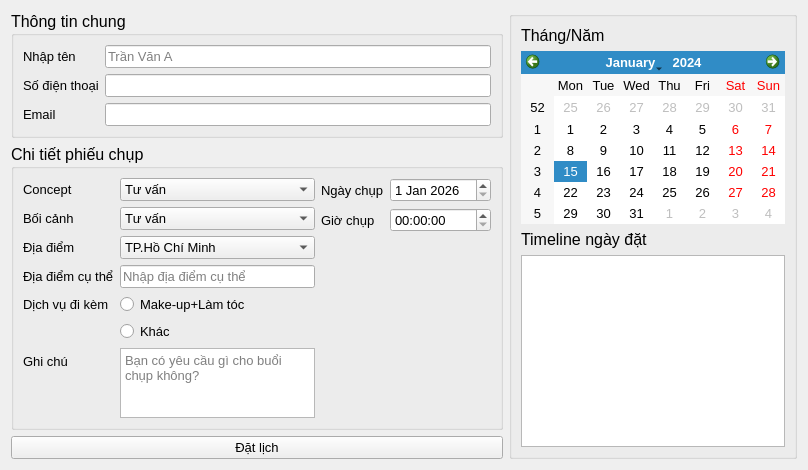
                  <widget class="QWidget" name="scrollAreaWidgetContents">
                   <property name="geometry">
                    <rect>
                     <x>0</x>
                     <y>0</y>
                     <width>628</width>
                     <height>365</height>
                    </rect>
                   </property>
                   <layout class="QHBoxLayout" name="horizontalLayout_2">
                    <item>
                     <layout class="QVBoxLayout" name="verticalLayout_4">
                      <item>
                       <widget class="QGroupBox" name="groupBox">
                        <property name="font">
                         <font>
                          <pointsize>12</pointsize>
                         </font>
                        </property>
                        <property name="title">
                         <string>Thông tin chung</string>
                        </property>
                        <layout class="QVBoxLayout" name="verticalLayout_3">
                         <item>
                          <layout class="QFormLayout" name="formLayout">
                           <item row="0" column="0">
                            <widget class="QLabel" name="labelName">
                             <property name="font">
                              <font>
                               <pointsize>10</pointsize>
                              </font>
                             </property>
                             <property name="text">
                              <string>Nhập tên</string>
                             </property>
                            </widget>
                           </item>
                           <item row="0" column="1">
                            <widget class="QLineEdit" name="lineEditName">
                             <property name="font">
                              <font>
                               <pointsize>10</pointsize>
                              </font>
                             </property>
                             <property name="placeholderText">
                              <string>Trần Văn A</string>
                             </property>
                            </widget>
                           </item>
                           <item row="1" column="0">
                            <widget class="QLabel" name="labelPhone">
                             <property name="font">
                              <font>
                               <pointsize>10</pointsize>
                              </font>
                             </property>
                             <property name="text">
                              <string>Số điện thoại</string>
                             </property>
                            </widget>
                           </item>
                           <item row="1" column="1">
                            <widget class="QLineEdit" name="lineEditPhone">
                             <property name="font">
                              <font>
                               <pointsize>10</pointsize>
                              </font>
                             </property>
                             <property name="text">
                              <string/>
                             </property>
                             <property name="maxLength">
                              <number>10</number>
                             </property>
                             <property name="cursorPosition">
                              <number>0</number>
                             </property>
                             <property name="placeholderText">
                              <string/>
                             </property>
                            </widget>
                           </item>
                           <item row="2" column="0">
                            <widget class="QLabel" name="labelEmail">
                             <property name="font">
                              <font>
                               <pointsize>10</pointsize>
                              </font>
                             </property>
                             <property name="text">
                              <string>Email</string>
                             </property>
                            </widget>
                           </item>
                           <item row="2" column="1">
                            <widget class="QLineEdit" name="lineEditEmail">
                             <property name="font">
                              <font>
                               <pointsize>10</pointsize>
                              </font>
                             </property>
                            </widget>
                           </item>
                          </layout>
                         </item>
                        </layout>
                       </widget>
                      </item>
                      <item>
                       <widget class="QGroupBox" name="groupBoxInformation_3">
                        <property name="font">
                         <font>
                          <pointsize>12</pointsize>
                         </font>
                        </property>
                        <property name="title">
                         <string>Chi tiết phiếu chụp</string>
                        </property>
                        <layout class="QGridLayout" name="gridLayout_2">
                         <item row="0" column="1">
                          <layout class="QGridLayout" name="gridLayout">
                           <item row="0" column="0">
                            <layout class="QFormLayout" name="formLayout_2">
                             <item row="1" column="0">
                              <widget class="QLabel" name="labelConcept">
                               <property name="font">
                                <font>
                                 <pointsize>10</pointsize>
                                </font>
                               </property>
                               <property name="text">
                                <string>Concept</string>
                               </property>
                              </widget>
                             </item>
                             <item row="1" column="1">
                              <widget class="QComboBox" name="comboBoxConcept">
                               <property name="font">
                                <font>
                                 <pointsize>10</pointsize>
                                </font>
                               </property>
                               <property name="currentText">
                                <string>Tư vấn</string>
                               </property>
                               <property name="frame">
                                <bool>true</bool>
                               </property>
                               <item>
                                <property name="text">
                                 <string>Tư vấn</string>
                                </property>
                               </item>
                               <item>
                                <property name="text">
                                 <string>Cá nhân</string>
                                </property>
                               </item>
                               <item>
                                <property name="text">
                                 <string>Gia đình</string>
                                </property>
                               </item>
                               <item>
                                <property name="text">
                                 <string>Cặp đôi</string>
                                </property>
                               </item>
                               <item>
                                <property name="text">
                                 <string>Sự kiện</string>
                                </property>
                               </item>
                               <item>
                                <property name="text">
                                 <string>HSSV(Kỷ yếu, Tốt nghiệp,..)</string>
                                </property>
                               </item>
                               <item>
                                <property name="text">
                                 <string>Ảnh nhóm</string>
                                </property>
                               </item>
                               <item>
                                <property name="text">
                                 <string>Ảnh thẻ</string>
                                </property>
                               </item>
                              </widget>
                             </item>
                             <item row="2" column="0">
                              <widget class="QLabel" name="labelConcept_2">
                               <property name="font">
                                <font>
                                 <pointsize>10</pointsize>
                                </font>
                               </property>
                               <property name="text">
                                <string>Bối cảnh</string>
                               </property>
                              </widget>
                             </item>
                             <item row="2" column="1">
                              <widget class="QComboBox" name="comboBoxConcept_2">
                               <property name="font">
                                <font>
                                 <pointsize>10</pointsize>
                                </font>
                               </property>
                               <property name="currentText">
                                <string>Tư vấn</string>
                               </property>
                               <property name="frame">
                                <bool>true</bool>
                               </property>
                               <item>
                                <property name="text">
                                 <string>Tư vấn</string>
                                </property>
                               </item>
                               <item>
                                <property name="text">
                                 <string>Ngoài trời</string>
                                </property>
                               </item>
                               <item>
                                <property name="text">
                                 <string>Studio</string>
                                </property>
                               </item>
                              </widget>
                             </item>
                             <item row="3" column="0">
                              <widget class="QLabel" name="labelPlace">
                               <property name="font">
                                <font>
                                 <pointsize>10</pointsize>
                                </font>
                               </property>
                               <property name="text">
                                <string>Địa điểm</string>
                               </property>
                              </widget>
                             </item>
                             <item row="3" column="1">
                              <widget class="QComboBox" name="comboBoxConceptPlace">
                               <property name="font">
                                <font>
                                 <pointsize>10</pointsize>
                                </font>
                               </property>
                               <property name="currentText">
                                <string>TP.Hồ Chí Minh</string>
                               </property>
                               <property name="frame">
                                <bool>true</bool>
                               </property>
                               <item>
                                <property name="text">
                                 <string>TP.Hồ Chí Minh</string>
                                </property>
                               </item>
                               <item>
                                <property name="text">
                                 <string>An Giang</string>
                                </property>
                               </item>
                               <item>
                                <property name="text">
                                 <string>Bắc Ninh</string>
                                </property>
                               </item>
                               <item>
                                <property name="text">
                                 <string>Cà Mau</string>
                                </property>
                               </item>
                               <item>
                                <property name="text">
                                 <string>Cao Bằng</string>
                                </property>
                               </item>
                               <item>
                                <property name="text">
                                 <string>Đắk Lắk </string>
                                </property>
                               </item>
                               <item>
                                <property name="text">
                                 <string>Điện Biên</string>
                                </property>
                               </item>
                               <item>
                                <property name="text">
                                 <string>Đồng Nai</string>
                                </property>
                               </item>
                               <item>
                                <property name="text">
                                 <string>Đồng Tháp</string>
                                </property>
                               </item>
                               <item>
                                <property name="text">
                                 <string>Gia Lai</string>
                                </property>
                               </item>
                               <item>
                                <property name="text">
                                 <string>Hà Tĩnh</string>
                                </property>
                               </item>
                               <item>
                                <property name="text">
                                 <string>Hưng Yên</string>
                                </property>
                               </item>
                               <item>
                                <property name="text">
                                 <string>Khánh Hòa</string>
                                </property>
                               </item>
                               <item>
                                <property name="text">
                                 <string>Lai Châu</string>
                                </property>
                               </item>
                               <item>
                                <property name="text">
                                 <string>Lâm Đồng</string>
                                </property>
                               </item>
                               <item>
                                <property name="text">
                                 <string>Lạng Sơn</string>
                                </property>
                               </item>
                               <item>
                                <property name="text">
                                 <string>Lào Cai</string>
                                </property>
                               </item>
                               <item>
                                <property name="text">
                                 <string>Nghệ An</string>
                                </property>
                               </item>
                               <item>
                                <property name="text">
                                 <string>Ninh Bình</string>
                                </property>
                               </item>
                               <item>
                                <property name="text">
                                 <string>Phú Thọ</string>
                                </property>
                               </item>
                               <item>
                                <property name="text">
                                 <string>Quảng Ngãi</string>
                                </property>
                               </item>
                               <item>
                                <property name="text">
                                 <string>Quảng Ninh</string>
                                </property>
                               </item>
                               <item>
                                <property name="text">
                                 <string>Quảng Trị</string>
                                </property>
                               </item>
                               <item>
                                <property name="text">
                                 <string>Sơn La</string>
                                </property>
                               </item>
                               <item>
                                <property name="text">
                                 <string>Tây Ninh</string>
                                </property>
                               </item>
                               <item>
                                <property name="text">
                                 <string>Thái Nguyên</string>
                                </property>
                               </item>
                               <item>
                                <property name="text">
                                 <string>Thanh Hóa</string>
                                </property>
                               </item>
                               <item>
                                <property name="text">
                                 <string>TP.Cần Thơ</string>
                                </property>
                               </item>
                               <item>
                                <property name="text">
                                 <string>TP.Đà Nẵng</string>
                                </property>
                               </item>
                               <item>
                                <property name="text">
                                 <string>TP.Hà Nội</string>
                                </property>
                               </item>
                               <item>
                                <property name="text">
                                 <string>TP.Huế</string>
                                </property>
                               </item>
                               <item>
                                <property name="text">
                                 <string>Tuyên Quang</string>
                                </property>
                               </item>
                               <item>
                                <property name="text">
                                 <string>Vĩnh Long</string>
                                </property>
                               </item>
                              </widget>
                             </item>
                             <item row="5" column="0">
                              <widget class="QLabel" name="labelPlace2">
                               <property name="font">
                                <font>
                                 <pointsize>10</pointsize>
                                </font>
                               </property>
                               <property name="text">
                                <string>Địa điểm cụ thể</string>
                               </property>
                              </widget>
                             </item>
                             <item row="5" column="1">
                              <widget class="QLineEdit" name="lineEditPlace2">
                               <property name="font">
                                <font>
                                 <pointsize>10</pointsize>
                                </font>
                               </property>
                               <property name="text">
                                <string/>
                               </property>
                               <property name="maxLength">
                                <number>10</number>
                               </property>
                               <property name="cursorPosition">
                                <number>0</number>
                               </property>
                               <property name="placeholderText">
                                <string>Nhập địa điểm cụ thể </string>
                               </property>
                              </widget>
                             </item>
                             <item row="9" column="0">
                              <widget class="QLabel" name="labelNote">
                               <property name="font">
                                <font>
                                 <pointsize>10</pointsize>
                                </font>
                               </property>
                               <property name="text">
                                <string>Ghi chú</string>
                               </property>
                              </widget>
                             </item>
                             <item row="7" column="1">
                              <widget class="QRadioButton" name="radioButtonService1_3">
                               <property name="font">
                                <font>
                                 <pointsize>10</pointsize>
                                </font>
                               </property>
                               <property name="text">
                                <string>Khác</string>
                               </property>
                              </widget>
                             </item>
                             <item row="9" column="1">
                              <widget class="QTextEdit" name="textEditNote">
                               <property name="font">
                                <font>
                                 <pointsize>10</pointsize>
                                </font>
                               </property>
                               <property name="html">
                                <string>&lt;!DOCTYPE HTML PUBLIC &quot;-//W3C//DTD HTML 4.0//EN&quot; &quot;http://www.w3.org/TR/REC-html40/strict.dtd&quot;&gt;
&lt;html&gt;&lt;head&gt;&lt;meta name=&quot;qrichtext&quot; content=&quot;1&quot; /&gt;&lt;style type=&quot;text/css&quot;&gt;
p, li { white-space: pre-wrap; }
&lt;/style&gt;&lt;/head&gt;&lt;body style=&quot; font-family:'MS Shell Dlg 2'; font-size:10pt; font-weight:400; font-style:normal;&quot;&gt;
&lt;p style=&quot;-qt-paragraph-type:empty; margin-top:0px; margin-bottom:0px; margin-left:0px; margin-right:0px; -qt-block-indent:0; text-indent:0px; font-size:7.8pt;&quot;&gt;&lt;br /&gt;&lt;/p&gt;&lt;/body&gt;&lt;/html&gt;</string>
                               </property>
                               <property name="placeholderText">
                                <string>Bạn có yêu cầu gì cho buổi chụp không?</string>
                               </property>
                              </widget>
                             </item>
                             <item row="6" column="1">
                              <widget class="QRadioButton" name="radioButtonService1">
                               <property name="font">
                                <font>
                                 <pointsize>10</pointsize>
                                </font>
                               </property>
                               <property name="text">
                                <string>Make-up+Làm tóc</string>
                               </property>
                              </widget>
                             </item>
                             <item row="6" column="0">
                              <widget class="QLabel" name="labelService">
                               <property name="font">
                                <font>
                                 <pointsize>10</pointsize>
                                </font>
                               </property>
                               <property name="text">
                                <string>Dịch vụ đi kèm</string>
                               </property>
                              </widget>
                             </item>
                            </layout>
                           </item>
                           <item row="0" column="1">
                            <layout class="QFormLayout" name="formLayout_3">
                             <item row="0" column="0">
                              <widget class="QLabel" name="labelDate">
                               <property name="font">
                                <font>
                                 <pointsize>10</pointsize>
                                </font>
                               </property>
                               <property name="text">
                                <string>Ngày chụp</string>
                               </property>
                              </widget>
                             </item>
                             <item row="0" column="1">
                              <widget class="QDateEdit" name="dateEdit">
                               <property name="font">
                                <font>
                                 <pointsize>10</pointsize>
                                </font>
                               </property>
                               <property name="date">
                                <date>
                                 <year>2026</year>
                                 <month>1</month>
                                 <day>1</day>
                                </date>
                               </property>
                              </widget>
                             </item>
                             <item row="1" column="0">
                              <widget class="QLabel" name="labelTime">
                               <property name="font">
                                <font>
                                 <pointsize>10</pointsize>
                                </font>
                               </property>
                               <property name="text">
                                <string>Giờ chụp</string>
                               </property>
                              </widget>
                             </item>
                             <item row="1" column="1">
                              <widget class="QTimeEdit" name="timeEdit">
                               <property name="font">
                                <font>
                                 <pointsize>10</pointsize>
                                </font>
                               </property>
                              </widget>
                             </item>
                            </layout>
                           </item>
                          </layout>
                         </item>
                        </layout>
                       </widget>
                      </item>
                      <item>
                       <widget class="QPushButton" name="pushButtonBook">
                        <property name="font">
                         <font>
                          <family>MS Shell Dlg 2</family>
                          <pointsize>10</pointsize>
                         </font>
                        </property>
                        <property name="text">
                         <string>Đặt lịch</string>
                        </property>
                       </widget>
                      </item>
                     </layout>
                    </item>
                    <item>
                     <widget class="QGroupBox" name="groupBoxInformation_2">
                      <property name="maximumSize">
                       <size>
                        <width>400</width>
                        <height>16777215</height>
                       </size>
                      </property>
                      <property name="title">
                       <string/>
                      </property>
                      <layout class="QVBoxLayout" name="verticalLayout_5">
                       <item>
                        <layout class="QVBoxLayout" name="verticalLayout_8">
                         <item>
                          <widget class="QLabel" name="labelCalendar">
                           <property name="font">
                            <font>
                             <pointsize>12</pointsize>
                            </font>
                           </property>
                           <property name="text">
                            <string>Tháng/Năm</string>
                           </property>
                          </widget>
                         </item>
                         <item>
                          <widget class="QCalendarWidget" name="calendarWidget">
                           <property name="maximumSize">
                            <size>
                             <width>1000</width>
                             <height>16777215</height>
                            </size>
                           </property>
                           <property name="font">
                            <font>
                             <pointsize>10</pointsize>
                            </font>
                           </property>
                           <property name="minimumDate">
                            <date>
                             <year>2000</year>
                             <month>9</month>
                             <day>1</day>
                            </date>
                           </property>
                          </widget>
                         </item>
                         <item>
                          <widget class="QLabel" name="labelTimeline">
                           <property name="font">
                            <font>
                             <pointsize>12</pointsize>
                            </font>
                           </property>
                           <property name="text">
                            <string>Timeline ngày đặt</string>
                           </property>
                          </widget>
                         </item>
                         <item>
                          <widget class="QListWidget" name="listWidgetTimeline">
                           <property name="maximumSize">
                            <size>
                             <width>1000</width>
                             <height>16777215</height>
                            </size>
                           </property>
                           <property name="font">
                            <font>
                             <pointsize>10</pointsize>
                            </font>
                           </property>
                          </widget>
                         </item>
                        </layout>
                       </item>
                      </layout>
                     </widget>
                    </item>
                   </layout>
                  </widget>
